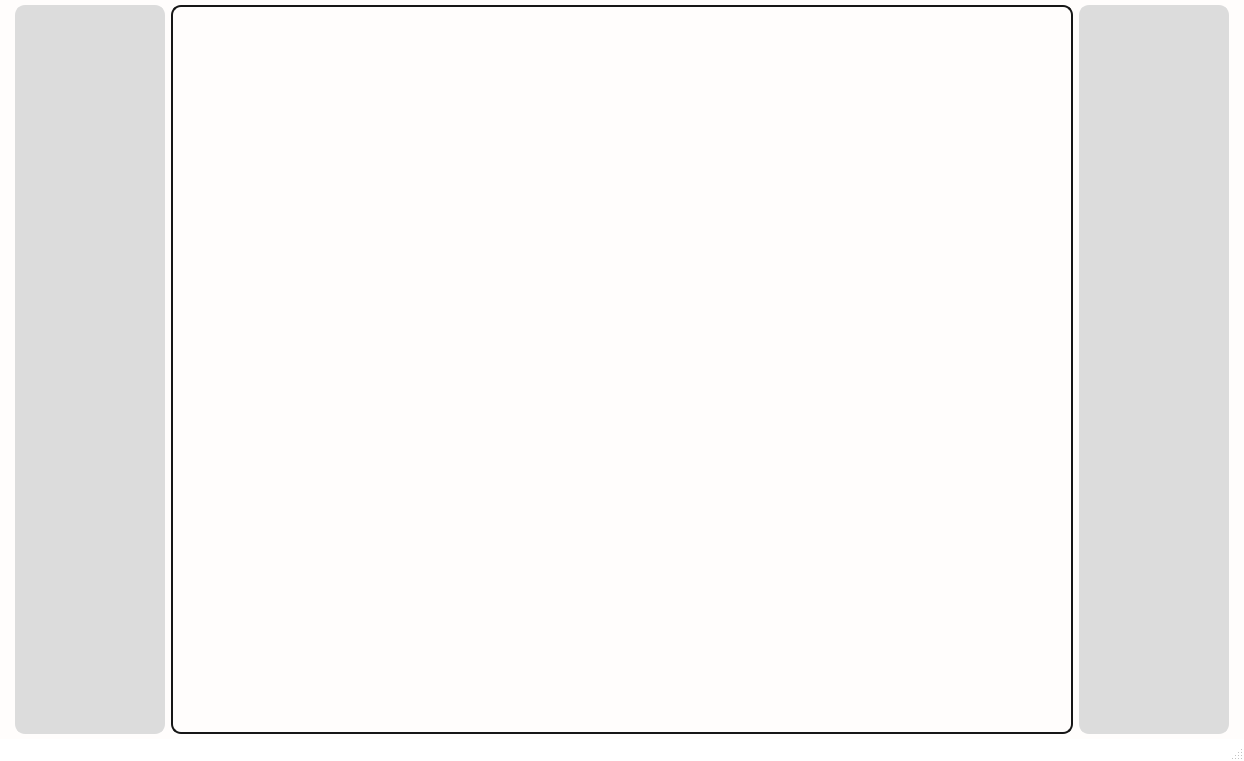
<?xml version="1.0" encoding="UTF-8"?>
<ui version="4.0">
 <class>MainWindow</class>
 <widget class="QMainWindow" name="MainWindow">
  <property name="geometry">
   <rect>
    <x>0</x>
    <y>0</y>
    <width>1244</width>
    <height>761</height>
   </rect>
  </property>
  <property name="font">
   <font>
    <family>Roboto</family>
   </font>
  </property>
  <property name="windowTitle">
   <string>NanoCET</string>
  </property>
  <property name="styleSheet">
   <string notr="true">QMainWindow {
	background-color: rgb(255, 255, 255);
}

QWidget#centralwidget {
	background-color: rgba(255, 117, 26, 1%);
	padding-top: 20px;
	padding-right: 20px;
	padding-left: 20px;
	padding-bottom: 5px;
}

QWidget#main_widget {
	border-color: rgb(22,22,22);
	border-style: solid;
    border-radius: 10px;
	border-width: 2px;
}

QPushButton {
	background-color: rgba(255, 117, 26, 100%);
	color: rgb(255,255,255);
	border-color: rgba(255, 117, 26, 100%);
	border-width: 1px;
	border-style: solid;
	border-radius: 10px;
	font-size: 16px;
	max-width: 200px;
	/*font-weight: bold;*/
	
}

QPushButton[flat='false'] {
	background-color: rgba(255, 117, 26, 100%);
	color: rgb(255,255,255);
	border-color: rgba(255, 117, 26, 100%);
	border-width: 1px;
	border-style: solid;
	border-radius: 10px;
	font-size: 16px;
	max-width: 200px;
	/*font-weight: bold;*/
	
}

QPushButton[flat='true'] {
	background-color: rgba(255, 117, 26, 1%);
	border-color: rgba(255, 117, 26, 50%);
	color: rgba(255, 117, 26, 50%);
}

QMenu {
	background-color: rgba(255, 117, 26, 100%);
	color: rgb(255,255,255);
	border-color: rgba(255, 117, 26, 100%);
	border-width: 1px;
	border-style: solid;
	border-radius: 10px;
	font-size: 16px;
}

QLabel {
	font-size: 5rem; /*16px;*/
	font-weight: 300;
}

QLabel#title {
	font-size: 24px;
	font-weight: 300;
	color: rgba(255, 117, 26, 100%);
	padding-left: 1px;
}

QFrame#frame {
	border-color: rgba(255, 117, 26, 100%);
	border-style: solid;
    border-radius: 10px;
	border-width: 2px;
	min-width: 200px;
	max-width: 200px;
}

QLineEdit, QComboBox {
	border-radius: 10px;
	border-width: 1px;
	border-style: solid;
	border-color: rgba(0,0,0,50%);
}

QComboBox::drop-down, QComboBox::drop-down:button {
	border-radius: 12px;
}</string>
  </property>
  <widget class="QWidget" name="centralwidget">
   <layout class="QHBoxLayout" name="horizontalLayout_2" stretch="0,5,0">
    <property name="leftMargin">
     <number>15</number>
    </property>
    <property name="topMargin">
     <number>5</number>
    </property>
    <property name="rightMargin">
     <number>15</number>
    </property>
    <property name="bottomMargin">
     <number>5</number>
    </property>
    <item>
     <widget class="QFrame" name="left_frame">
      <property name="minimumSize">
       <size>
        <width>150</width>
        <height>0</height>
       </size>
      </property>
      <property name="styleSheet">
       <string notr="true">Label {
	font-size: 16px;
	font-weight: 200;
	color: rgba(0,0,0,30%);
	border-color: rgb(100,200,100);
	border-style: solid;
    border-radius: 10px;
	border-width: 2px;
    /*margin: 2px;
	max-height: 50px;
	max-width: 150px;*/
}

QFrame {
	background-color: rgb(220,220,220);
	border-color: rgb(220,220,220);
	border-style: solid;
    border-radius: 10px;
	border-width: 2px;
    padding: 2px;
}</string>
      </property>
      <layout class="QVBoxLayout" name="verticalLayout">
       <property name="spacing">
        <number>3</number>
       </property>
       <item>
        <spacer name="horizontalSpacer">
         <property name="orientation">
          <enum>Qt::Horizontal</enum>
         </property>
         <property name="sizeHint" stdset="0">
          <size>
           <width>40</width>
           <height>20</height>
          </size>
         </property>
        </spacer>
       </item>
      </layout>
     </widget>
    </item>
    <item>
     <widget class="QWidget" name="main_widget" native="true">
      <property name="minimumSize">
       <size>
        <width>0</width>
        <height>0</height>
       </size>
      </property>
      <property name="styleSheet">
       <string notr="true"/>
      </property>
      <layout class="QVBoxLayout" name="verticalLayout_2">
       <property name="sizeConstraint">
        <enum>QLayout::SetDefaultConstraint</enum>
       </property>
      </layout>
     </widget>
    </item>
    <item>
     <widget class="QFrame" name="right_frame">
      <property name="minimumSize">
       <size>
        <width>150</width>
        <height>0</height>
       </size>
      </property>
      <property name="styleSheet">
       <string notr="true">Label {
	font-size: 16px;
	font-weight: 200;
	color: rgba(0,0,0,30%);
	border-color: rgb(100,200,100);
	border-style: solid;
    border-radius: 10px;
	border-width: 2px;
    /*margin: 2px;
	max-height: 50px;
	max-width: 150px;*/
}

QFrame {
	background-color: rgb(220,220,220);
	border-color: rgb(220,220,220);
	border-style: solid;
    border-radius: 10px;
	border-width: 2px;
    padding: 2px;
}</string>
      </property>
      <layout class="QVBoxLayout" name="verticalLayout_3">
       <item>
        <spacer name="horizontalSpacer_2">
         <property name="orientation">
          <enum>Qt::Horizontal</enum>
         </property>
         <property name="sizeHint" stdset="0">
          <size>
           <width>40</width>
           <height>20</height>
          </size>
         </property>
        </spacer>
       </item>
      </layout>
     </widget>
    </item>
   </layout>
  </widget>
  <widget class="QMenuBar" name="menubar">
   <property name="geometry">
    <rect>
     <x>0</x>
     <y>0</y>
     <width>1244</width>
     <height>26</height>
    </rect>
   </property>
  </widget>
  <widget class="QStatusBar" name="statusbar"/>
 </widget>
 <resources/>
 <connections/>
</ui>
